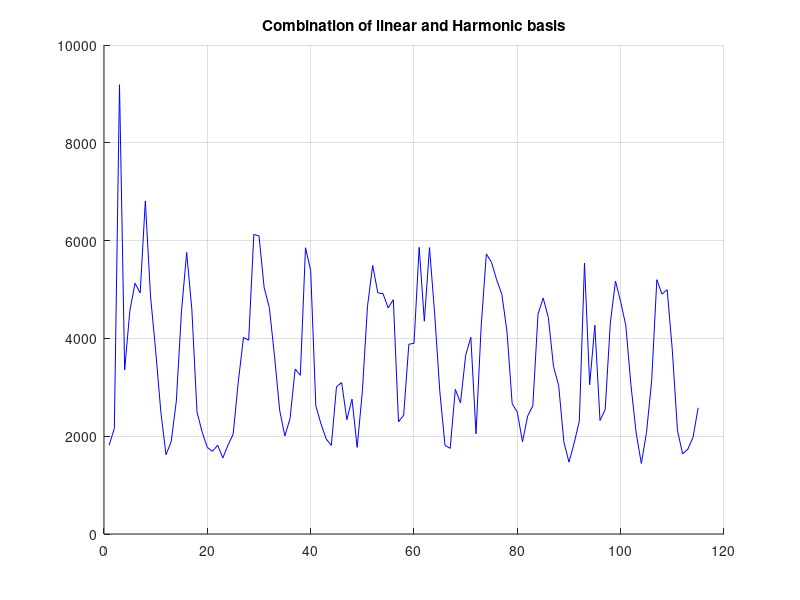

Here is the MATLAB script that generated this plot: (Note: this script raises an error after producing the figure.)
function graphNonLinear()
X=importdata('temp.txt',' ');
X=X';
for i=1:size(X,2)
    Y(i)=i;
end
% Labels={'01Jan','17Jan','02Feb','18Feb','05Mar','21Mar','06Apr','22Apr','08May','24May','09Jun','25Jun','11Jul','27Jul','12Aug','28Aug','13Sep','29Sep','15Oct','31Oct','16Nov','02Dec','18Dec','01Jan','17Jan','02Feb','18Feb','05Mar','21Mar','06Apr','22Apr','08May','24May','09Jun','25Jun','11Jul','27Jul','12Aug','28Aug','13Sep','29Sep','15Oct','31Oct','16Nov','02Dec','18Dec'};
% Labels={'09Jun','25Jun','11Jul','27Jul','12Aug','28Aug','13Sep','29Sep','15Oct','31Oct','16Nov','02Dec','18Dec','01Jan','17Jan','02Feb','18Feb','05Mar','21Mar','06Apr','22Apr','08May','24May','09Jun','25Jun','11Jul','27Jul','12Aug','28Aug','13Sep','29Sep','15Oct','31Oct','16Nov','02Dec','18Dec','01Jan','17Jan','02Feb','18Feb','05Mar','21Mar','06Apr','22Apr','08May','24May'};
x=[];
% x0=[1 1 1 1 1 1 1 1 1];
x0=[1 1 1 1 1 1 1];
size(X)
for i=1:1:size(X,1)-24
    
    P=lsqcurvefit(@myfun,x0,Y,X(i,:));
    New= myfun(P,Y);
    
    hold on;
    grid on;
    format long g
    title('Combination of linear and Harmonic basis');
%     plot(Y,X(i,:),'b',Y,New,'r');
    plot(Y,X(i,:),'b')
    [maxtab, mintab]=peakdet(New,50,Y);
%     plot(mintab(:,1), mintab(:,2), 'g*');
%     plot(maxtab(:,1), maxtab(:,2), 'r*');
    X(mintab(:,1))
    New(mintab(:,1))
    mindiff=(X(mintab(:,1))' - New(mintab(:,1))).^2
    sum(mindiff)
    hold off;
end
end

function F=myfun(c,xdata)
w=2*pi/23;
% F=c(1) + c(2)*xdata + c(3)*sin(w*xdata) + c(4)*cos(w*xdata) + c(5)*sin(2*w*xdata) + c(6)*cos(2*w*xdata);
% F=c(1) + c(2)*xdata + c(3)*power(xdata,2) + c(4)*sin(w*xdata) + c(5)*cos(w*xdata) + c(6)*sin(2*w*xdata) + c(7)*cos(2*w*xdata) + c(8)*sin(3*w*xdata) + c(9)*cos(3*w*xdata);
F=c(1) + c(2)*xdata + c(3)*power(xdata,2) + c(4)*sin(w*xdata) + c(5)*cos(w*xdata) + c(6)*sin(2*w*xdata) + c(7)*cos(2*w*xdata);
end
    